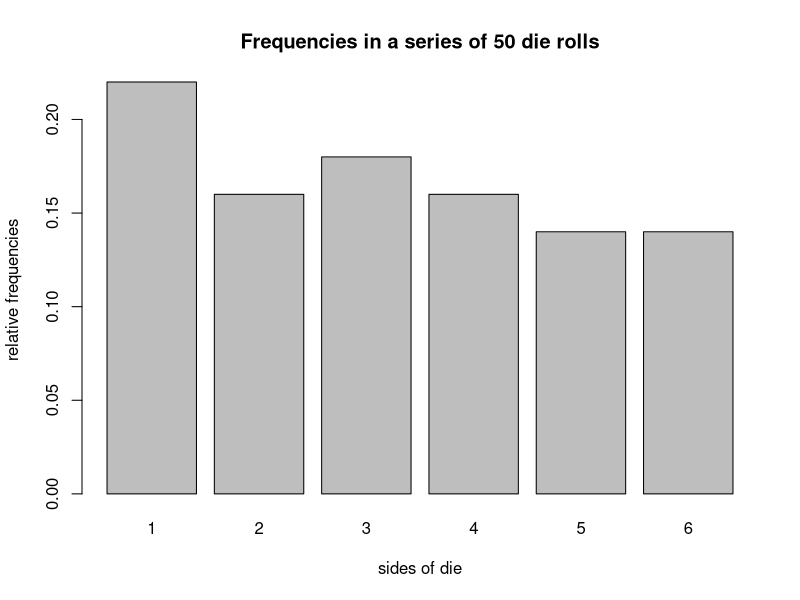
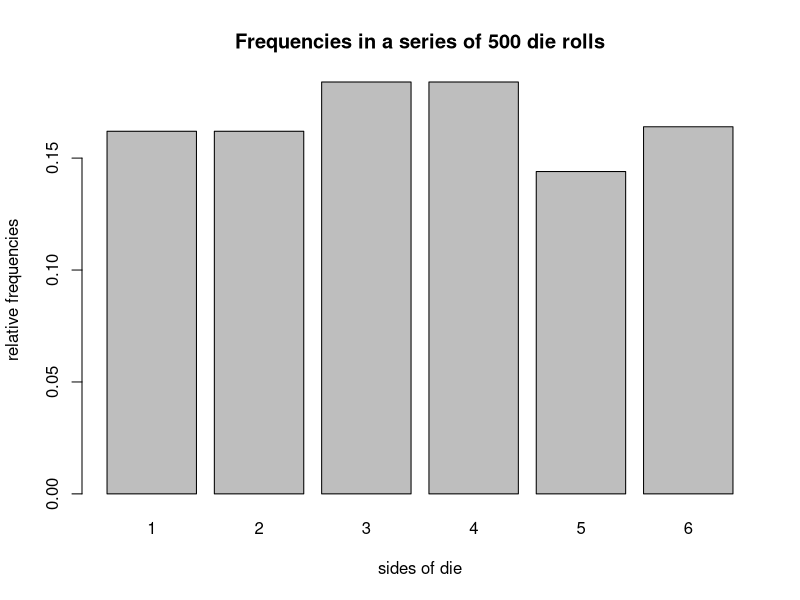

Generate these figures, in order, with R:


#' @title die object
#' @description a die
#' @param object - a vector that contains values on 6 sides
#' @param probability - a vector that contains probabilities of each sides being appeared.
#' @return table of sides and corresponding probabilities

#auxiliary function "check_prob" checks vaildity of the input "prob" for "die(sides, prob)"
check_prob <- function(prob) {
  #stop if the vector length is invalid
  if (length(prob) != 6 | !is.numeric(prob)) {
    stop("\n'prob' must be a numeric vector of length 2")
  }
  #stop if the probabilities assigned are invalid
  if (any(prob < 0) | any(prob > 1)) {
    stop("\n'prob' values must be between 0 and 1")
  }
  if (sum(prob) != 1) {
    stop("\nelements in 'prob' must add up to 1")
  }
}

#auxiliary function "check_prob" checks vaildity of the input "sides" for "die(sides, prob)"
check_sides <- function(sides){
  if (length(sides) != 6 | !is.character(sides)) {
    stop("\n'sides' must be a character vector of length 6")}
}


#die function
die <- function(
  sides = c("1", "2", "3", "4", "5", "6"),
  prob = c(1/6, 1/6, 1/6, 1/6, 1/6, 1/6)){
  ##stop if number of sides and/or prob are not valid.
  check_sides(sides)
  check_prob(prob)
  res <- list(
    sides = sides,
    prob = prob)
  class(res) <- "die"
  res
}


#print method for object of class "die"
print.die <- function(x) {
  cat('object "die"\n\n')
  side <- x$sides
  prob <- x$prob
  print(data.frame(side,prob))
  invisible(x)
}

# die with non-standard sides
weird_die <- die(sides = c('i', 'ii', 'iii', 'iv', 'v', 'vi'))
weird_die

# create a loaded die
loaded_die <- die(prob = c(0.075, 0.1, 0.125, 0.15, 0.20, 0.35))
loaded_die

###bad sides
#bad_die <- die(sides = c('a', 'b', 'c', 'd', 'e'))
###removed to prevent error when knitting

###bad prob
#bad_die <- die(sides = c('a', 'b', 'c', 'd', 'e', 'f'), prob = c(0.2, 0.1, 0.1, 0.1, 0.5, 0.1))
###removed to prevent error when knitting

check_times <- function(times) {
  #stop if times is not integer
  if (times%%1 != 0) {
    stop("\n'times' must be an integer")}
  TRUE}


#create a fair die
fair_die <- die()

#roll function
roll <- function(die = fair_die, times = 1){
  #stop conditions
  if (class(die) != "die") {
    stop("\nroll() requires an object 'die'")
  }
  check_times(times)
  #roll
  res <- list(
    rolls = sample(die$sides, size = times, prob = die$prob, replace = TRUE),
    sides = die$sides,
    prob = die$prob,
    total = length(sample(die$sides, size = times, prob = die$prob, replace = TRUE))
  )
  class(res) <- "roll"
  res
}


#print method for object of function "roll"
print.roll <- function(x) {
  cat('object "roll"\n\n')
  rolls <- x$rolls
  print(rolls)
  invisible(x)
}


#50 rolls of a fair die
set.seed(123)
fair50 <- roll(fair_die, times = 50)
fair50

#fair_50rolls
set.seed(123)
fair_50rolls <- roll(fair_die, times = 50)
fair_50rolls


#what's in fair50?
names(fair50)
fair50$rolls
fair50$sides
fair50$prob
fair50$total


# string die
str_die <- die(sides = c('a', 'b', 'c', 'd', 'e', 'f'),
               prob = c(0.075, 0.1, 0.125, 0.15, 0.20, 0.35))
# roll 20 times
set.seed(123)
str_rolls <- roll(str_die, times = 20)
names(str_rolls)
str_rolls

#Summary method
#summary.roll


#################################################################################
############NOTE: summary.roll should contain only "freq" and ##################
summary.roll <- function(x) {
  side <- x$side
  #create a counter vector
  count <- vector()
  for (i in 1:6){
    count[i] <- length(which(x$rolls == x$sides[i]))}
  #create a proportion vector
  prop <- vector()
  for (i in 1:6){
    prop[i] <- count[i]/x$total}
  res <- list(
    freqs <- data.frame(side, count, prop))
  class(res) <- "summary.roll"
  res
}
############ print.summary.roll should print "summary roll" ####################
print.summary.roll <- function(x, ...) {
  cat('summary "roll"\n\n')
  print(x$freqs)
  invisible(x)
}
###############################################################################
###############################################################################

#fair50 summary
fair50_sum <- summary(fair_50rolls)
fair50_sum
class(fair50_sum)
names(fair50_sum)
fair50_sum$freqs


#Plots
plot.roll <- function(x, side = 1, ...) {
  #create a vector "a" that contains counts
  count <- vector()
  for (i in 1:6){
    count[i] <- length(which(x$rolls == x$sides[i]))}
  #create a vector "b" that contains proportions
  prop <- vector()
  for (i in 1:6){
    prop[i] <- count[i]/x$total
  }
  names(prop) <- x$sides
  barplot(prop, xlab = "sides of die",
          ylab = "relative frequencies")
  title(sprintf("Frequencies in a series of %s die rolls", x$total))
}
plot(fair_50rolls)



#Additional Methods

#example
# roll fair die
set.seed(123)
fair_die <- die()
fair500 <- roll(fair_die, times = 500)
# summary method
summary(fair500)

# extracting roll in position 500
"[.roll" <- function(x, i) {
  x$rolls[i]}

# replacing last roll
"[<-.roll" <- function(x, i, value) {
  #x is a "roll" object
  if (value != x$sides[1] & value != x$sides[2] &
      value != x$sides[3] & value != x$sides[4] &
      value != x$sides[5] & value != x$sides[6]) {
    stop(sprintf('\nreplacing value must be %s', x$sides))}
  x$rolls[i] <- value
  x}
fair500[500] <- 1
fair500[500]
summary(fair500)


# adding 100 rolls
"+.roll" <- function(obj, incr) {
  if (length(incr) != 1 | incr <= 0) {
    stop("\ninvalid increament (must be positive)")}
  more_die <- die()
  more_roll <- roll(more_die, times = incr)
  res <- list(sides = obj$sides,
              rolls = (c(obj$rolls, more_roll$rolls)),
              prob = obj$prob,
              total = obj$total + more_roll$total)
  class(res) <- "roll"
  res
}

fair600 <- fair500 + 100
summary(fair600)

# plot method
plot(fair500, 500)